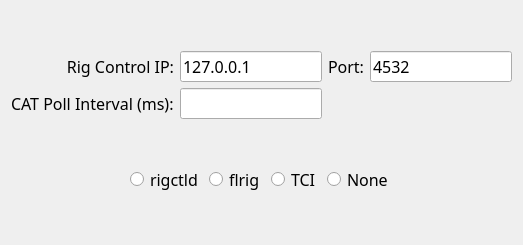
     <widget class="QWidget" name="cat_tab">
      <property name="font">
       <font>
        <family>JetBrains Mono</family>
        
        <pointsize>12</pointsize>
        <strikeout>false</strikeout>
       </font>
      </property>
      <attribute name="title">
       <string>CAT</string>
      </attribute>
      <layout class="QGridLayout" name="gridLayout_4">
       <item row="1" column="3">
        <widget class="QLineEdit" name="rigcontrolport_field">
         <property name="font">
          <font>
           <family>JetBrains Mono</family>
           
           <pointsize>12</pointsize>
           <bold>false</bold>
           <strikeout>false</strikeout>
          </font>
         </property>
         <property name="accessibleName">
          <string>port number</string>
         </property>
         <property name="accessibleDescription">
          <string>port number of rig control d or f l rig.</string>
         </property>
         <property name="inputMethodHints">
          <set>Qt::InputMethodHint::ImhDigitsOnly</set>
         </property>
         <property name="text">
          <string>4532</string>
         </property>
        </widget>
       </item>
       <item row="5" column="0" colspan="4">
        <spacer name="verticalSpacer_3">
         <property name="orientation">
          <enum>Qt::Vertical</enum>
         </property>
         <property name="sizeHint" stdset="0">
          <size>
           <width>20</width>
           <height>40</height>
          </size>
         </property>
        </spacer>
       </item>
       <item row="1" column="1">
        <widget class="QLineEdit" name="rigcontrolip_field">
         <property name="font">
          <font>
           <family>JetBrains Mono</family>
           
           <pointsize>12</pointsize>
           <bold>false</bold>
           <strikeout>false</strikeout>
          </font>
         </property>
         <property name="accessibleName">
          <string>cat control i p address</string>
         </property>
         <property name="accessibleDescription">
          <string>i p address of rig control d or f l rig.</string>
         </property>
         <property name="text">
          <string>127.0.0.1</string>
         </property>
        </widget>
       </item>
       <item row="3" column="1" colspan="3">
        <spacer name="verticalSpacer_2">
         <property name="orientation">
          <enum>Qt::Vertical</enum>
         </property>
         <property name="sizeHint" stdset="0">
          <size>
           <width>20</width>
           <height>40</height>
          </size>
         </property>
        </spacer>
       </item>
       <item row="1" column="0">
        <widget class="QLabel" name="label_6">
         <property name="font">
          <font>
           <family>JetBrains Mono</family>
           
           <pointsize>12</pointsize>
           <bold>false</bold>
           <strikeout>false</strikeout>
          </font>
         </property>
         <property name="text">
          <string>Rig Control IP:</string>
         </property>
         <property name="alignment">
          <set>Qt::AlignRight|Qt::AlignTrailing|Qt::AlignVCenter</set>
         </property>
        </widget>
       </item>
       <item row="4" column="0" colspan="4">
        <layout class="QHBoxLayout" name="horizontalLayout">
         <property name="sizeConstraint">
          <enum>QLayout::SizeConstraint::SetDefaultConstraint</enum>
         </property>
         <item>
          <spacer name="horizontalSpacer_4">
           <property name="orientation">
            <enum>Qt::Horizontal</enum>
           </property>
           <property name="sizeHint" stdset="0">
            <size>
             <width>40</width>
             <height>20</height>
            </size>
           </property>
          </spacer>
         </item>
         <item>
          <widget class="QRadioButton" name="userigctld_radioButton">
           <property name="minimumSize">
            <size>
             <width>0</width>
             <height>28</height>
            </size>
           </property>
           <property name="font">
            <font>
             <family>JetBrains Mono</family>
             
             <pointsize>12</pointsize>
             <bold>false</bold>
             <strikeout>false</strikeout>
            </font>
           </property>
           <property name="accessibleName">
            <string>rig control d</string>
           </property>
           <property name="accessibleDescription">
            <string>use rig control d</string>
           </property>
           <property name="styleSheet">
            <string notr="true"/>
           </property>
           <property name="text">
            <string>rigctld</string>
           </property>
           <attribute name="buttonGroup">
            <string notr="true">cat_method_group</string>
           </attribute>
          </widget>
         </item>
         <item>
          <widget class="QRadioButton" name="useflrig_radioButton">
           <property name="font">
            <font>
             <family>JetBrains Mono</family>
             
             <pointsize>12</pointsize>
             <strikeout>false</strikeout>
            </font>
           </property>
           <property name="accessibleName">
            <string>f l rig</string>
           </property>
           <property name="accessibleDescription">
            <string>use f l rig</string>
           </property>
           <property name="styleSheet">
            <string notr="true"/>
           </property>
           <property name="text">
            <string>flrig</string>
           </property>
           <attribute name="buttonGroup">
            <string notr="true">cat_method_group</string>
           </attribute>
          </widget>
         </item>
         <item>
          <widget class="QRadioButton" name="usetci_radioButton">
           <property name="font">
            <font>
             <family>JetBrains Mono</family>
             
             <pointsize>12</pointsize>
             <strikeout>false</strikeout>
            </font>
           </property>
           <property name="accessibleName">
            <string>t c i</string>
           </property>
           <property name="accessibleDescription">
            <string>use t c i</string>
           </property>
           <property name="styleSheet">
            <string notr="true"/>
           </property>
           <property name="text">
            <string>TCI</string>
           </property>
           <attribute name="buttonGroup">
            <string notr="true">cat_method_group</string>
           </attribute>
          </widget>
         </item>
         <item>
          <widget class="QRadioButton" name="radioButton">
           <property name="font">
            <font>
             <family>JetBrains Mono</family>
             
             <pointsize>12</pointsize>
             <strikeout>false</strikeout>
            </font>
           </property>
           <property name="accessibleName">
            <string>none</string>
           </property>
           <property name="accessibleDescription">
            <string>none.</string>
           </property>
           <property name="text">
            <string>None</string>
           </property>
           <attribute name="buttonGroup">
            <string notr="true">cat_method_group</string>
           </attribute>
          </widget>
         </item>
         <item>
          <spacer name="horizontalSpacer_3">
           <property name="orientation">
            <enum>Qt::Horizontal</enum>
           </property>
           <property name="sizeHint" stdset="0">
            <size>
             <width>40</width>
             <height>20</height>
            </size>
           </property>
          </spacer>
         </item>
        </layout>
       </item>
       <item row="1" column="2">
        <widget class="QLabel" name="label_7">
         <property name="font">
          <font>
           <family>JetBrains Mono</family>
           
           <pointsize>12</pointsize>
           <bold>false</bold>
           <strikeout>false</strikeout>
          </font>
         </property>
         <property name="text">
          <string>Port:</string>
         </property>
         <property name="alignment">
          <set>Qt::AlignRight|Qt::AlignTrailing|Qt::AlignVCenter</set>
         </property>
        </widget>
       </item>
       <item row="0" column="2">
        <spacer name="verticalSpacer">
         <property name="orientation">
          <enum>Qt::Vertical</enum>
         </property>
         <property name="sizeHint" stdset="0">
          <size>
           <width>20</width>
           <height>40</height>
          </size>
         </property>
        </spacer>
       </item>
       <item row="2" column="0">
        <widget class="QLabel" name="label_27">
         <property name="text">
          <string>CAT Poll Interval (ms):</string>
         </property>
        </widget>
       </item>
       <item row="2" column="1">
        <widget class="QLineEdit" name="catpoll_field"/>
       </item>
      </layout>
     </widget>
